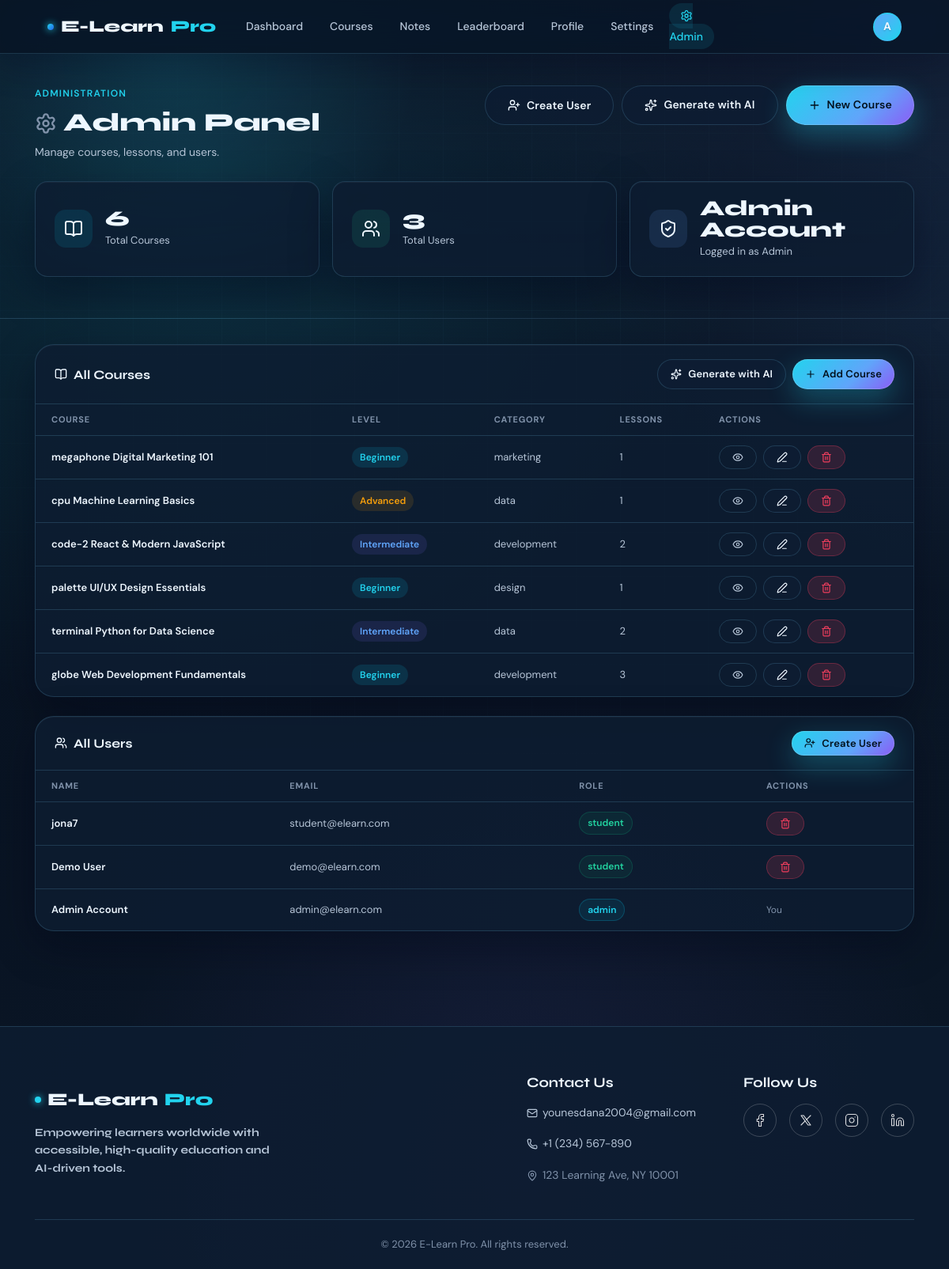
/admin (signed in), run on the app's committed database.
### tables this page shows
CREATE TABLE users (
            id INTEGER PRIMARY KEY AUTOINCREMENT,
            email TEXT UNIQUE NOT NULL,
            password TEXT NOT NULL,
            name TEXT NOT NULL,
            role TEXT NOT NULL DEFAULT 'student'
        );

CREATE TABLE courses (
            id TEXT PRIMARY KEY,
            title TEXT NOT NULL,
            description TEXT,
            emoji TEXT DEFAULT 'book',
            color TEXT DEFAULT '#1a2a4a',
            level TEXT DEFAULT 'beginner',
            hours INTEGER DEFAULT 0,
            category TEXT DEFAULT 'general',
            created_by INTEGER,
            created_at TEXT
        );

### app.py (the view)
@app.route("/admin")
@admin_required
def admin():
    db = get_db()
    db_courses = db.execute("SELECT * FROM courses ORDER BY created_at DESC").fetchall()
    extra_courses = []
    for c in db_courses:
        count = db.execute("SELECT COUNT(*) FROM lessons WHERE course_id=?", (c["id"],)).fetchone()[0]
        extra_courses.append({"id": c["id"], "title": c["title"], "level": c["level"],
                               "category": c["category"], "emoji": c["emoji"], "lessons_count": count})
    all_users = db.execute("SELECT id, name, email, role FROM users ORDER BY id").fetchall()
    return render_template("admin.html", user=current_user(), courses=extra_courses, all_users=all_users,
                           total_courses=len(extra_courses), total_users=len(all_users))

### app.py (called while the page is built)
def get_db():
    if "db" not in g:
        g.db = sqlite3.connect(DATABASE, detect_types=sqlite3.PARSE_DECLTYPES)
        g.db.row_factory = sqlite3.Row
    return g.db

def admin_required(f):
    @wraps(f)
    def decorated(*args, **kwargs):
        if "user_id" not in session:
            return redirect(url_for("login"))
        if session.get("role") != "admin":
            flash("Admin access required.", "danger")
            return redirect(url_for("dashboard"))
        return f(*args, **kwargs)
    return decorated

def current_user():
    return {
        "id":    session.get("user_id"),
        "name":  session.get("name"),
        "email": session.get("email"),
        "role":  session.get("role"),
    }

### templates/admin.html (shortened to what this page needs)
{% extends "base.html" %}
{% block content %}
<div class="admin-header">
  <div class="container">
    <div style="display:flex;align-items:flex-start;justify-content:space-between;flex-wrap:wrap;gap:16px;">
      <div>
        <div class="section-label">Administration</div>
        <h1 class="admin-title" style="display:flex;align-items:center;gap:8px;"><i data-lucide="settings"
            style="width:28px;height:28px;color:var(--text-muted);"></i> Admin Panel</h1>
        <p class="admin-subtitle">Manage courses, lessons, and users.</p>
      </div>
      <div style="display:flex;gap:10px;flex-wrap:wrap;">
        <button class="btn btn-secondary" onclick="document.getElementById('create-user-modal').classList.add('open')"><i data-lucide="user-plus" style="width:16px;height:16px;"></i> Create User</button>
        <a href="{{ url_for('admin_ai_generate') }}" class="btn btn-secondary"><i data-lucide="sparkles" style="width:16px;height:16px;"></i> Generate with AI</a>
        <a href="{{ url_for('admin_new_course') }}" class="btn btn-primary"><i data-lucide="plus" style="width:16px;height:16px;"></i> New Course</a>
      </div>
    </div>
    <div class="stat-strip stagger-children">
      <div class="stat-card glass-panel">
        <div class="stat-icon cyan"><i data-lucide="book-open"></i></div>
        <div><div class="stat-num">{{ total_courses }}</div><div class="stat-label">Total Courses</div></div>
      </div>
      <div class="stat-card glass-panel">
        <div class="stat-icon green"><i data-lucide="users"></i></div>
        <div><div class="stat-num">{{ total_users }}</div><div class="stat-label">Total Users</div></div>
      </div>
      <div class="stat-card glass-panel">
        <div class="stat-icon purple"><i data-lucide="shield-check"></i></div>
        <div><div class="stat-num">{{ session.name }}</div><div class="stat-label">Logged in as Admin</div></div>
      </div>
    </div>
  </div>
</div>
<div class="container">
  <div class="admin-grid">
    <div class="admin-section">
      <div class="admin-section-head">
        <div class="admin-section-title"><i data-lucide="book-open" style="width:16px;height:16px;"></i> All Courses</div>
        <div style="display:flex;gap:8px;flex-wrap:wrap;">
          <a href="{{ url_for('admin_ai_generate') }}" class="btn btn-secondary btn-sm"><i data-lucide="sparkles" style="width:14px;height:14px;"></i> Generate with AI</a>
          <a href="{{ url_for('admin_new_course') }}" class="btn btn-primary btn-sm"><i data-lucide="plus" style="width:14px;height:14px;"></i> Add Course</a>
        </div>
      </div>
      {% if courses %}
      <table class="admin-table">
        <thead><tr><th>Course</th><th>Level</th><th>Category</th><th>Lessons</th><th>Actions</th></tr></thead>
        <tbody>
          {% for c in courses %}
          <tr>
            <td style="font-weight:600;">{{ c.emoji }} {{ c.title }}</td>
            <td><span class="badge badge-{% if c.level=='beginner' %}cyan{% elif c.level=='intermediate' %}purple{% else %}yellow{% endif %}" style="text-transform:capitalize;">{{ c.level }}</span></td>
            <td style="color:var(--text-secondary);">{{ c.category }}</td>
            <td style="color:var(--text-secondary);">{{ c.lessons_count }}</td>
            <td>
              <div style="display:flex;gap:8px;">
                <a href="{{ url_for('lesson', course_id=c.id) }}" class="btn btn-ghost btn-sm" title="View"><i data-lucide="eye" style="width:14px;height:14px;"></i></a>
                <a href="{{ url_for('admin_edit_course', course_id=c.id) }}" class="btn btn-secondary btn-sm" title="Edit"><i data-lucide="edit-3" style="width:14px;height:14px;"></i></a>
                <form method="POST" action="{{ url_for('admin_delete_course', course_id=c.id) }}" onsubmit="return confirm('Delete this course?')" style="display:inline;">
                  <button type="submit" class="btn btn-danger btn-sm" title="Delete"><i data-lucide="trash-2" style="width:14px;height:14px;"></i></button>
                </form>
              </div>
            </td>
          </tr>
          {% endfor %}
        </tbody>
      </table>
      {% else %}
      <div class="empty-state" style="padding:40px;">
        <div class="empty-state-icon"><i data-lucide="book-open"></i></div>
        <div class="empty-state-title">No courses yet</div>
        <div class="empty-state-text">Click "Add Course" to create your first course.</div>
      </div>
      {% endif %}
    </div>
    <div class="admin-section">
      <div class="admin-section-head">
        <div class="admin-section-title"><i data-lucide="users" style="width:16px;height:16px;"></i> All Users</div>
        <button class="btn btn-primary btn-sm" onclick="document.getElementById('create-user-modal').classList.add('open')"><i data-lucide="user-plus" style="width:14px;height:14px;"></i> Create User</button>
      </div>
      <table class="admin-table">
        <thead><tr><th>Name</th><th>Email</th><th>Role</th><th>Actions</th></tr></thead>
        <tbody>
          {% for u in all_users %}
          <tr>
            <td style="font-weight:600;">{{ u.name }}</td>
            <td style="color:var(--text-secondary);">{{ u.email }}</td>
            <td><span class="badge badge-role-{{ u.role }}">{{ u.role }}</span></td>
            <td>
              {% if u.id != session.user_id %}
              <form method="POST" action="{{ url_for('admin_delete_user', user_id=u.id) }}" onsubmit="return confirm('Delete user {{ u.name }}?')" style="display:inline;">
                <button type="submit" class="btn btn-danger btn-sm" title="Delete User"><i data-lucide="trash-2" style="width:14px;height:14px;"></i></button>
              </form>
              {% else %}
              <span style="font-size:12px;color:var(--text-muted);">You</span>
              {% endif %}
            </td>
          </tr>
          {% endfor %}
        </tbody>
      </table>
    </div>
  </div>
</div>
{% endblock %}

### templates/admin.html (style rules this page uses)
.admin-header { padding: 40px 0 28px; border-bottom: 1px solid var(--border); background: var(--bg-card); }
.admin-title { font-size: 2rem; font-weight: 800; margin-bottom: 6px; }
.admin-subtitle { color: var(--text-secondary); font-size: 14px; }
.admin-grid { display: grid; grid-template-columns: 1fr; gap: 24px; padding: 32px 0 60px; }
.admin-section { background: var(--bg-card); border: 1px solid var(--border); border-radius: var(--radius-lg); overflow: hidden; box-shadow: var(--shadow-card); backdrop-filter: blur(18px); }
.admin-section-head { padding: 18px 24px; border-bottom: 1px solid var(--border); display: flex; align-items: center; justify-content: space-between; gap: 12px; }
.admin-section-title { font-family: var(--font-head); font-size: 1rem; font-weight: 700; display: flex; align-items: center; gap: 8px; }
.admin-table { width: 100%; border-collapse: collapse; }
.admin-table th { padding: 10px 20px; font-size: 11px; font-weight: 700; text-transform: uppercase; letter-spacing: 0.07em; color: var(--text-muted); text-align: left; border-bottom: 1px solid var(--border); }
.admin-table td { padding: 12px 20px; font-size: 13px; border-bottom: 1px solid var(--border); vertical-align: middle; }
.admin-table tr:last-child td { border-bottom: none; }
.badge-role-admin { background: rgba(0, 180, 216, 0.1); color: var(--accent); border: 1px solid rgba(0, 180, 216, 0.25); }
.badge-role-student { background: rgba(16, 185, 129, 0.08); color: var(--success); border: 1px solid rgba(16, 185, 129, 0.2); }
.stat-strip { display: grid; grid-template-columns: repeat(3, 1fr); gap: 16px; padding: 24px 0; }
[data-theme="dark"] .admin-header { background: radial-gradient(circle at 18% 0%, rgba(34,211,238,0.13), transparent 30%), linear-gradient(180deg, rgba(15,23,42,0.5) 0%, transparent 100%); }
[data-theme="dark"] .admin-section, [data-theme="dark"] .stat-card, [data-theme="dark"] .glass-panel, [data-theme="dark"] .modal { background: var(--bg-card); }

### data on the page
users: name "Admin Account", email "admin@elearn.com", role "admin", shows "You"
courses: emoji "megaphone", title "Digital Marketing 101", level "Beginner", category "marketing", lessons_count "1"
courses: emoji "cpu", title "Machine Learning Basics", level "Advanced", category "data", lessons_count "1"
courses: emoji "code-2", title "React & Modern JavaScript", level "Intermediate", category "development", lessons_count "2"
courses: emoji "palette", title "UI/UX Design Essentials", level "Beginner", category "design", lessons_count "1"
courses: emoji "terminal", title "Python for Data Science", level "Intermediate", category "data", lessons_count "2"
courses: emoji "globe", title "Web Development Fundamentals", level "Beginner", category "development", lessons_count "3"
users: name "jona7", email "student@elearn.com", role "student"
users: name "Demo User", email "demo@elearn.com", role "student"

### other printed values
{{ session.name[0]|upper if session.name else 'U' }} "A"
{{ total_courses }} "6"
{{ total_users }} "3"
